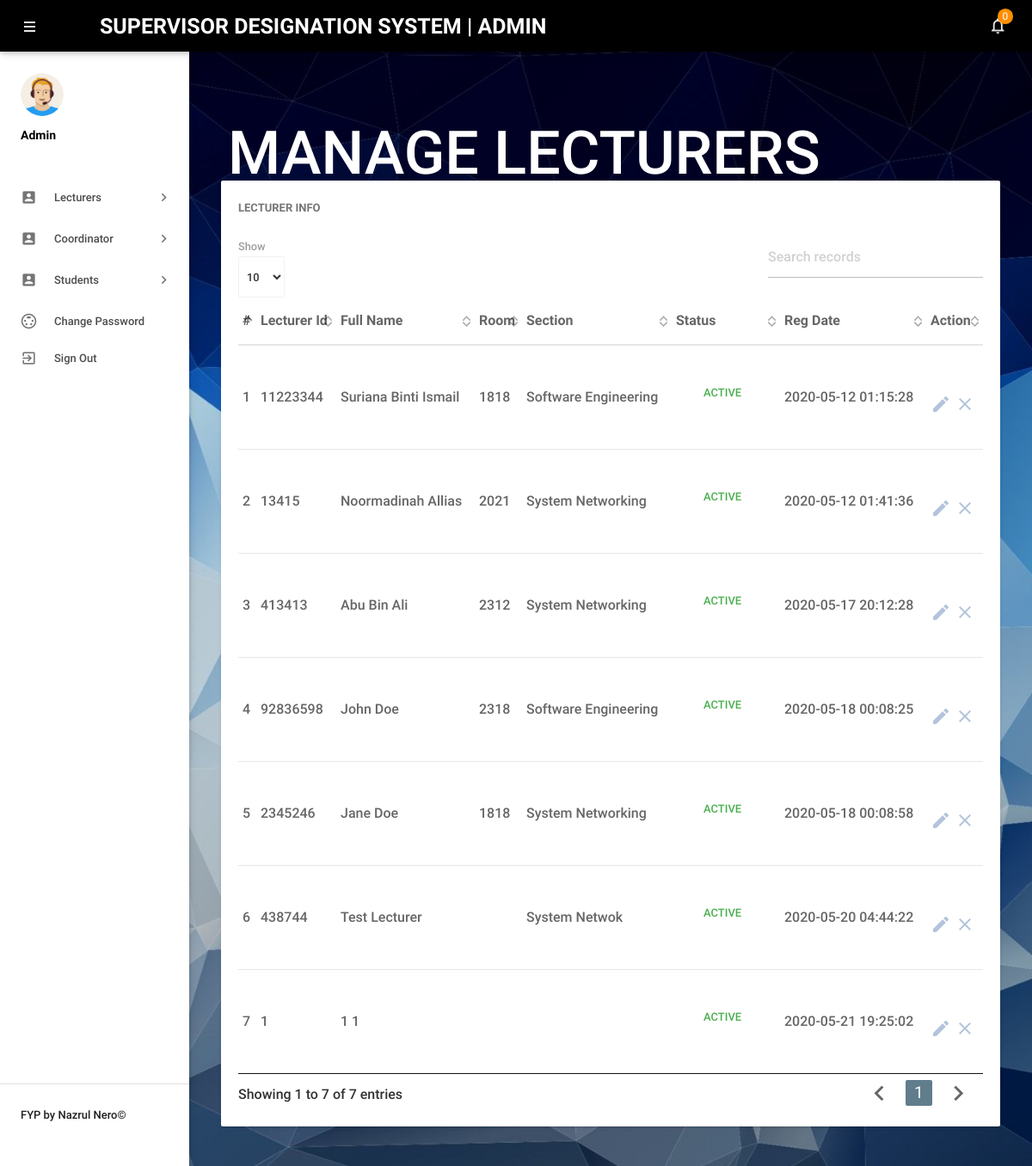
Page /admin/managelecturer.php (signed in) on the committed database.
### tables this page shows
CREATE TABLE `tbllecturers` (
  `id` int(11) NOT NULL,
  `LectId` varchar(100) NOT NULL,
  `FirstName` varchar(150) NOT NULL,
  `LastName` varchar(150) NOT NULL,
  `Picture` varchar(200) NOT NULL,
  `EmailId` varchar(200) NOT NULL,
  `Password` varchar(180) NOT NULL,
  `Gender` varchar(100) NOT NULL,
  `Room` varchar(255) NOT NULL,
  `Section` varchar(255) NOT NULL,
  `Research` varchar(200) NOT NULL,
  `Background` varchar(255) NOT NULL,
  `Nationality` varchar(150) NOT NULL,
  `Phonenumber` char(11) NOT NULL,
  `Status` int(1) NOT NULL,
  `RegDate` timestamp NOT NULL DEFAULT current_timestamp()
);

### admin/managelecturer.php (the view, shortened to what this page needs)
<?php
include('includes/config.php');
if (strlen($_SESSION['alogin']) == 0) {
    header('location:index.php');
} else {
?>
    <!DOCTYPE html>
    <html lang="en">
    <head>
        <link type="text/css" rel="stylesheet" href="../assets/plugins/materialize/css/materialize.min.css" />
        <link href="../assets/plugins/material-preloader/css/materialPreloader.min.css" rel="stylesheet">
        <link href="../assets/plugins/datatables/css/jquery.dataTables.min.css" rel="stylesheet">
        <link href="../assets/css/customs.css" rel="stylesheet" type="text/css" />
    </head>
    <body>
        <?php include('includes/header.php'); ?>
        <?php include('includes/sidebar.php'); ?>
        <main class="mn-inner">
            <div class="row">
                <div class="col s12">
                    <div class="page-title">Manage Lecturers</div>
                </div>
                <div class="col s12 m12 l12">
                    <div class="card">
                        <div class="card-content">
                            <span class="card-title">Lecturer Info</span>
                            <table id="example" class="display responsive-table ">
                                <thead>
                                    <tr>
                                        <th>#</th>
                                        <th>Lecturer Id</th>
                                        <th>Full Name</th>
                                        <th>Room</th>
                                        <th>Section</th>
                                        <th>Status</th>
                                        <th>Reg Date</th>
                                        <th>Action</th>
                                    </tr>
                                </thead>
                                <tbody>
                                    <?php
                                    $sql = "SELECT LectId,FirstName,LastName,Room,Section,Status,RegDate,id from tbllecturers";
                                    $query = $dbh->prepare($sql);
                                    $query->execute();
                                    $results = $query->fetchAll(PDO::FETCH_OBJ);
                                    $cnt = 1;
                                    if ($query->rowCount() > 0) {
                                        foreach ($results as $result) {               ?>
                                            <tr>
                                                <td><?php echo htmlentities($cnt); ?></td>
                                                <td><?php echo htmlentities($result->LectId); ?></td>
                                                <td><?php echo htmlentities($result->FirstName); ?>&nbsp;<?php echo htmlentities($result->LastName); ?></td>
                                                <td><?php echo htmlentities($result->Room); ?></td>
                                                <td><?php echo htmlentities($result->Section); ?></td>
                                                <td><?php $stats = $result->Status;
                                                    if ($stats) {
                                                    ?>
                                                        <a class="waves-effect waves-green btn-flat m-b-xs">Active</a>
                                                    <?php } else { ?>
                                                        <a class="waves-effect waves-red btn-flat m-b-xs">Inactive</a>
                                                    <?php } ?>
                                                </td>
                                                <td><?php echo htmlentities($result->RegDate); ?></td>
                                                <td><a href="editlecturer.php?lectid=<?php echo htmlentities($result->id); ?>"><i class="material-icons">mode_edit</i></a>
                                                    <?php if ($result->Status == 1) { ?>
                                                        <a href="managelecturer.php?inid=<?php echo htmlentities($result->id); ?>" onclick="return confirm('Are you sure you want to inactive this Lecturer?');"" > <i class=" material-icons" title="Inactive">clear</i>
                                                        <?php } else { ?>
                                                            <a href="managelecturer.php?id=<?php echo htmlentities($result->id); ?>" onclick="return confirm('Are you sure you want to active this Lecturer?');""><i class=" material-icons" title="Active">done</i>
                                                            <?php } ?>
                                                </td>
                                            </tr>
                                    <?php $cnt++;
                                        }
                                    } ?>
                                </tbody>
                            </table>
                        </div>
                    </div>
                </div>
            </div>
        </main>
        </div>
        <div class="left-sidebar-hover"></div>
    </body>
    </html>
<?php } ?>

### admin/includes/header.php (shortened to what this page needs)
<div class="mn-content fixed-sidebar">
    <header class="mn-header navbar-fixed">
        <nav class="black darken-1">
            <div class="nav-wrapper row">
                <section class="material-design-hamburger navigation-toggle">
                    <a href="#" data-activates="slide-out" class="button-collapse show-on-large material-design-hamburger__icon">
                        <span class="material-design-hamburger__layer"></span>
                    </a>
                </section>
                <div class="header-title">
                    <span class="chapter-title">Supervisor Designation System | Admin</span>
                </div>
                <ul class="right col s9 m3 nav-right-menu">
                    <li class="hide-on-small-and-down"><a href="javascript:void(0)" data-activates="dropdown1" class="dropdown-button dropdown-right show-on-large"><i class="material-icons">notifications_none</i>
                            <?php
                            $isread = 0;
                            $sql = "SELECT id from tblleaves where IsRead=:isread";
                            $query = $dbh->prepare($sql);
                            $query->bindParam(':isread', $isread, PDO::PARAM_STR);
                            $query->execute();
                            $unreadcount = $query->rowCount(); ?>
                            <span class="badge"><?php echo htmlentities($unreadcount); ?></span></a></li>
                </ul>
                                                                                                                                                                                                                                                                                                        </div> </nav> </header>

### admin/includes/sidebar.php (shortened to what this page needs)
<aside id="slide-out" class="side-nav white fixed">
    <div class="side-nav-wrapper">
        <div class="sidebar-profile">
            <div class="sidebar-profile-image">
                <img src="../assets/images/profile-image.png" class="circle" alt="">
            </div>
            <div class="sidebar-profile-info">
                <p>Admin</p>
            </div>
        </div>
        <ul class="sidebar-menu collapsible collapsible-accordion" data-collapsible="accordion">
            <li class="no-padding">
                <a class="collapsible-header waves-effect waves-grey"><i class="material-icons">account_box</i>Lecturers<i class="nav-drop-icon material-icons">keyboard_arrow_right</i></a>
            </li>
            <li class="no-padding">
                <a class="collapsible-header waves-effect waves-grey"><i class="material-icons">account_box</i>Coordinator<i class="nav-drop-icon material-icons">keyboard_arrow_right</i></a>
            </li>
            <li class="no-padding">
                <a class="collapsible-header waves-effect waves-grey"><i class="material-icons">account_box</i>Students<i class="nav-drop-icon material-icons">keyboard_arrow_right</i></a>
            </li>
            <li class="no-padding"><a class="waves-effect waves-grey" href="changepassword.php"><i class="material-icons">settings_input_svideo</i>Change Password</a></li>
            <li class="no-padding">
                <a class="waves-effect waves-grey" href="logout.php"><i class="material-icons">exit_to_app</i>Sign Out</a>
            </li>
        </ul>
        <div class="footer">
            <p class="copyright">FYP by Nazrul Nero</a>©</p>
        </div>
    </div>
</aside>

### admin/managelecturer.php (style rules this page uses)
body { background-image: url('../assets/images/hd3.jpg'); background-repeat: no-repeat; background-attachment: fixed; background-size: cover; }

### rows in the picture
tbllecturers: LectId "11223344", FirstName "Suriana", LastName "Binti Ismail", Room "1818", Section "Software Engineering", Status "ACTIVE", RegDate "2020-05-12 01:15:28"
tbllecturers: LectId "13415", FirstName "Noormadinah", LastName "Allias", Room "2021", Section "System Networking", Status "ACTIVE", RegDate "2020-05-12 01:41:36"
tbllecturers: LectId "413413", FirstName "Abu", LastName "Bin Ali", Room "2312", Section "System Networking", Status "ACTIVE", RegDate "2020-05-17 20:12:28"
tbllecturers: LectId "92836598", FirstName "John", LastName "Doe", Room "2318", Section "Software Engineering", Status "ACTIVE", RegDate "2020-05-18 00:08:25"
tbllecturers: LectId "2345246", FirstName "Jane", LastName "Doe", Room "1818", Section "System Networking", Status "ACTIVE", RegDate "2020-05-18 00:08:58"
tbllecturers: LectId "438744", FirstName "Test", LastName "Lecturer", Section "System Netwok", Status "ACTIVE", RegDate "2020-05-20 04:44:22"
tbllecturers: LectId "1", FirstName "1", LastName "1", Status "ACTIVE", RegDate "2020-05-21 19:25:02"

### other values in the picture
$unreadcount "0"
